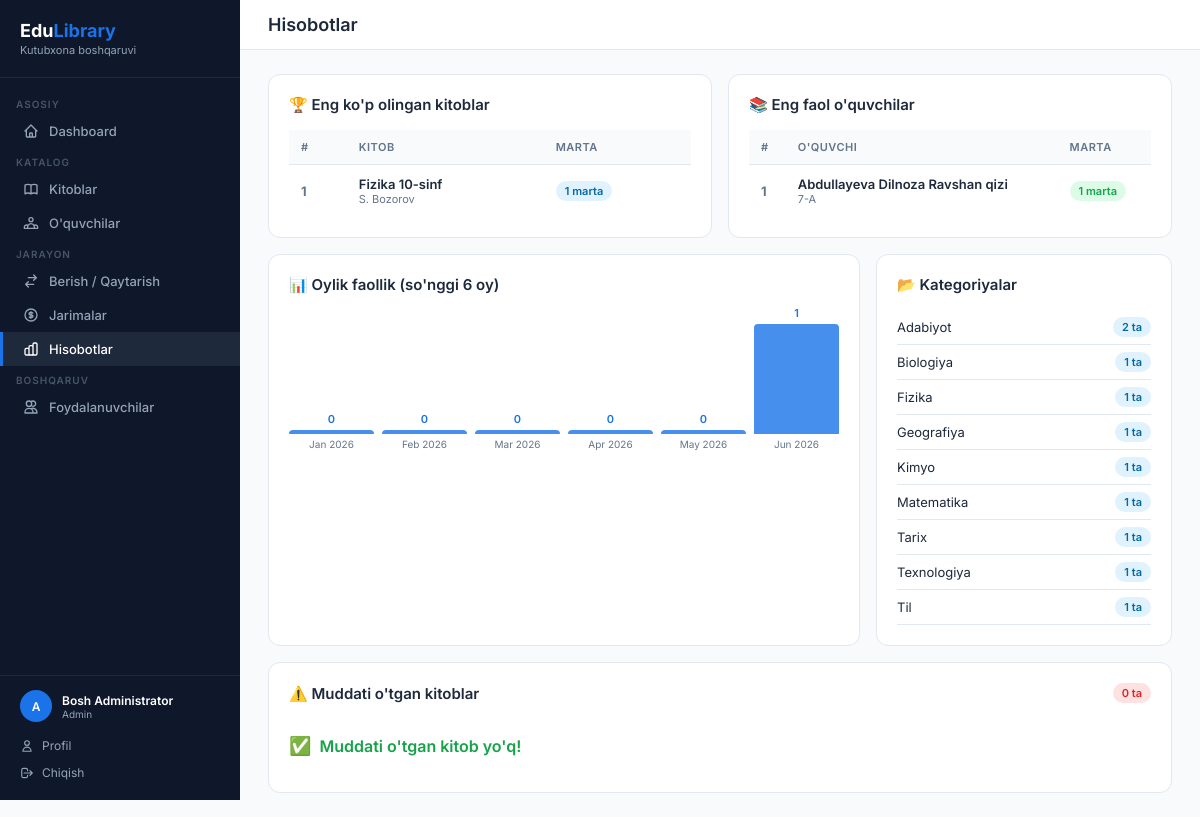
Screenshot of /reports (signed in) with the database file from the repository.
### app.py (models this page shows, shortened)
class User(UserMixin, db.Model):
    id = db.Column(db.Integer, primary_key=True)
    username = db.Column(db.String(80), unique=True, nullable=False)
    password_hash = db.Column(db.String(200), nullable=False)
    role = db.Column(db.String(20), default='librarian')  # admin / librarian
    full_name = db.Column(db.String(150))
    email = db.Column(db.String(120), unique=True)
    phone = db.Column(db.String(20))
    is_active = db.Column(db.Boolean, default=True)
    last_login = db.Column(db.DateTime)
    created_at = db.Column(db.DateTime, default=datetime.utcnow)
    @property
    def display_name(self):
        return self.full_name or self.username

class Book(db.Model):
    id = db.Column(db.Integer, primary_key=True)
    title = db.Column(db.String(200), nullable=False)
    author = db.Column(db.String(150), nullable=False)
    isbn = db.Column(db.String(30), unique=True)
    category = db.Column(db.String(80))
    total_copies = db.Column(db.Integer, default=1)
    available_copies = db.Column(db.Integer, default=1)
    description = db.Column(db.Text)
    publisher = db.Column(db.String(150))
    year = db.Column(db.Integer)
    language = db.Column(db.String(50), default="O'zbek")
    shelf_location = db.Column(db.String(50))
    created_at = db.Column(db.DateTime, default=datetime.utcnow)
    borrows = db.relationship('Borrow', backref='book', lazy=True)

class Student(db.Model):
    id = db.Column(db.Integer, primary_key=True)
    full_name = db.Column(db.String(150), nullable=False)
    student_id = db.Column(db.String(30), unique=True, nullable=False)
    grade = db.Column(db.String(20), nullable=False)
    gender = db.Column(db.String(10))           # erkak / ayol
    phone = db.Column(db.String(20))
    email = db.Column(db.String(120))
    date_of_birth = db.Column(db.Date)
    address = db.Column(db.String(250))
    parent_name = db.Column(db.String(150))
    parent_phone = db.Column(db.String(20))
    notes = db.Column(db.Text)
    created_at = db.Column(db.DateTime, default=datetime.utcnow)
    borrows = db.relationship('Borrow', backref='student', lazy=True, cascade='all, delete-orphan')

### app.py (the view)
@app.route('/reports')
@login_required
def reports():
    top_books = db.session.query(Book, db.func.count(Borrow.id).label('cnt'))\
        .join(Borrow).group_by(Book.id).order_by(db.text('cnt DESC')).limit(10).all()
    top_students = db.session.query(Student, db.func.count(Borrow.id).label('cnt'))\
        .join(Borrow).group_by(Student.id).order_by(db.text('cnt DESC')).limit(10).all()
    overdue_borrows = [b for b in Borrow.query.filter_by(status='borrowed').all() if b.is_overdue]
    monthly = []
    for i in range(5, -1, -1):
        d = date.today().replace(day=1) - timedelta(days=i * 30)
        cnt = Borrow.query.filter(
            db.func.strftime('%Y-%m', Borrow.borrow_date) == d.strftime('%Y-%m')
        ).count()
        monthly.append({'month': d.strftime('%b %Y'), 'count': cnt})
    cat_stats = db.session.query(Book.category, db.func.count(Book.id))\
        .group_by(Book.category).all()
    return render_template('reports.html',
        top_books=top_books,
        top_students=top_students,
        overdue_borrows=overdue_borrows,
        monthly=monthly,
        cat_stats=cat_stats,
    )

### app.py (called while the page is built)
@login_manager.user_loader
def load_user(user_id):
    return db.session.get(User, int(user_id))

    @property
    def is_overdue(self):
        return self.status == 'borrowed' and self.due_date < date.today()

### templates/reports.html (shortened to what this page needs)
{% extends 'base.html' %}
{% block page_title %}Hisobotlar{% endblock %}
{% block content %}
<div style="display:grid; grid-template-columns:1fr 1fr; gap:16px; margin-bottom:16px;">
  <div class="card">
    <div class="card-header"><h3>🏆 Eng ko'p olingan kitoblar</h3></div>
    <table>
      <thead><tr><th>#</th><th>Kitob</th><th>Marta</th></tr></thead>
      <tbody>
        {% for book, cnt in top_books %}
        <tr>
          <td style="color:var(--text-muted); font-weight:700;">{{ loop.index }}</td>
          <td>
            <a href="{{ url_for('book_detail', id=book.id) }}" style="color:var(--text); text-decoration:none; font-weight:600;">{{ book.title }}</a>
            <div style="font-size:11px; color:var(--text-muted);">{{ book.author }}</div>
          </td>
          <td><span class="badge badge-info">{{ cnt }} marta</span></td>
        </tr>
        {% else %}
        <tr><td colspan="3" style="text-align:center; color:var(--text-muted); padding:16px;">Ma'lumot yo'q</td></tr>
        {% endfor %}
      </tbody>
    </table>
  </div>
  <div class="card">
    <div class="card-header"><h3>📚 Eng faol o'quvchilar</h3></div>
    <table>
      <thead><tr><th>#</th><th>O'quvchi</th><th>Marta</th></tr></thead>
      <tbody>
        {% for student, cnt in top_students %}
        <tr>
          <td style="color:var(--text-muted); font-weight:700;">{{ loop.index }}</td>
          <td>
            <a href="{{ url_for('student_detail', id=student.id) }}" style="color:var(--text); text-decoration:none; font-weight:600;">{{ student.full_name }}</a>
            <div style="font-size:11px; color:var(--text-muted);">{{ student.grade }}</div>
          </td>
          <td><span class="badge badge-success">{{ cnt }} marta</span></td>
        </tr>
        {% else %}
        <tr><td colspan="3" style="text-align:center; color:var(--text-muted); padding:16px;">Ma'lumot yo'q</td></tr>
        {% endfor %}
      </tbody>
    </table>
  </div>
</div>
<div style="display:grid; grid-template-columns:2fr 1fr; gap:16px; margin-bottom:16px;">
  <div class="card">
    <div class="card-header"><h3>📊 Oylik faollik (so'nggi 6 oy)</h3></div>
    <div style="display:flex; align-items:flex-end; gap:8px; height:140px; padding-top:10px;">
      {% set max_cnt = monthly | map(attribute='count') | max %}
      {% for m in monthly %}
      {% set height = ((m.count / max_cnt * 110) | int) if max_cnt > 0 else 4 %}
      <div style="flex:1; display:flex; flex-direction:column; align-items:center; gap:4px;">
        <span style="font-size:11px; font-weight:600; color:var(--primary);">{{ m.count }}</span>
        <div style="width:100%; height:{{ height }}px; background:var(--primary); border-radius:4px 4px 0 0; min-height:4px; opacity:0.8;"></div>
        <span style="font-size:10px; color:var(--text-muted); text-align:center;">{{ m.month }}</span>
      </div>
      {% endfor %}
    </div>
  </div>
  <div class="card">
    <div class="card-header"><h3>📂 Kategoriyalar</h3></div>
    {% for cat, cnt in cat_stats %}
    <div style="display:flex; align-items:center; justify-content:space-between; padding:7px 0; border-bottom:1px solid var(--border);">
      <span style="font-size:13px;">{{ cat or 'Boshqa' }}</span>
      <span class="badge badge-info">{{ cnt }} ta</span>
    </div>
    {% endfor %}
  </div>
</div>
<div class="card">
  <div class="card-header">
    <h3>⚠️ Muddati o'tgan kitoblar</h3>
    <span class="badge badge-danger">{{ overdue_borrows|length }} ta</span>
  </div>
  {% if overdue_borrows %}
  <div class="table-wrap">
    <table>
      <thead>
        <tr><th>#</th><th>O'quvchi</th><th>Kitob</th><th>Berilgan</th><th>Muddat</th><th>Kechikish</th><th>Jarima</th><th>Amal</th></tr>
      </thead>
      <tbody>
        {% for b in overdue_borrows %}
        <tr style="background:#fff5f5;">
          <td style="color:var(--text-muted);">{{ loop.index }}</td>
          <td>
            <a href="{{ url_for('student_detail', id=b.student.id) }}" style="color:var(--text); font-weight:600; text-decoration:none;">{{ b.student.full_name }}</a>
            <div style="font-size:11px; color:var(--text-muted);">{{ b.student.grade }}</div>
          </td>
          <td><a href="{{ url_for('book_detail', id=b.book.id) }}" style="color:var(--text); text-decoration:none;">{{ b.book.title }}</a></td>
          <td style="font-size:12px; color:var(--text-muted);">{{ b.borrow_date }}</td>
          <td style="color:#dc2626; font-weight:700;">{{ b.due_date }}</td>
          <td><span class="badge badge-danger">{{ b.days_overdue }} kun</span></td>
          <td style="font-weight:600; color:#dc2626;">{{ '{:,.0f}'.format(b.fine_amount) }} so'm</td>
          <td>
            <form method="POST" action="{{ url_for('return_book', id=b.id) }}" style="display:inline;" onsubmit="return confirm('Kitob qaytarilsinmi?')">
              <button class="btn btn-success btn-sm" type="submit">Qaytarish</button>
            </form>
          </td>
        </tr>
        {% endfor %}
      </tbody>
    </table>
  </div>
  {% else %}
  <div style="padding:16px 0; color:#16a34a; font-weight:600; display:flex; align-items:center; gap:8px;">
    <span style="font-size:18px;">✅</span> Muddati o'tgan kitob yo'q!
  </div>
  {% endif %}
</div>
{% endblock %}

### templates/base.html (shortened to what this page needs)
<!DOCTYPE html>
<html lang="uz">
<head>
</head>
<body>
{% if current_user.is_authenticated %}
<aside class="sidebar">
  <div class="sidebar-logo">
    <h2>Edu<span>Library</span></h2>
    <p>Kutubxona boshqaruvi</p>
  </div>
  <nav>
    <div class="nav-section">Asosiy</div>
    <a href="{{ url_for('dashboard') }}" class="nav-item {% if request.endpoint == 'dashboard' %}active{% endif %}">
      <svg fill="none" viewBox="0 0 24 24" stroke="currentColor"><path stroke-linecap="round" stroke-linejoin="round" stroke-width="2" d="M3 12l2-2m0 0l7-7 7 7M5 10v10a1 1 0 001 1h3m10-11l2 2m-2-2v10a1 1 0 01-1 1h-3m-6 0a1 1 0 001-1v-4a1 1 0 011-1h2a1 1 0 011 1v4a1 1 0 001 1m-6 0h6"/></svg>
      Dashboard
    </a>
    <div class="nav-section">Katalog</div>
    <a href="{{ url_for('books') }}" class="nav-item {% if 'book' in request.endpoint %}active{% endif %}">
      Kitoblar
    </a>
    <a href="{{ url_for('students') }}" class="nav-item {% if 'student' in request.endpoint %}active{% endif %}">
      O'quvchilar
    </a>
    <div class="nav-section">Jarayon</div>
    <a href="{{ url_for('borrows') }}" class="nav-item {% if 'borrow' in request.endpoint %}active{% endif %}">
      <svg fill="none" viewBox="0 0 24 24" stroke="currentColor"><path stroke-linecap="round" stroke-linejoin="round" stroke-width="2" d="M8 7h12m0 0l-4-4m4 4l-4 4m0 6H4m0 0l4 4m-4-4l4-4"/></svg>
      Berish / Qaytarish
    </a>
    <a href="{{ url_for('fines') }}" class="nav-item {% if 'fine' in request.endpoint %}active{% endif %}">
      <svg fill="none" viewBox="0 0 24 24" stroke="currentColor"><path stroke-linecap="round" stroke-linejoin="round" stroke-width="2" d="M12 8c-1.657 0-3 .895-3 2s1.343 2 3 2 3 .895 3 2-1.343 2-3 2m0-8c1.11 0 2.08.402 2.599 1M12 8V7m0 1v8m0 0v1m0-1c-1.11 0-2.08-.402-2.599-1M21 12a9 9 0 11-18 0 9 9 0 0118 0z"/></svg>
      Jarimalar
    </a>
    <a href="{{ url_for('reports') }}" class="nav-item {% if request.endpoint == 'reports' %}active{% endif %}">
      Hisobotlar
    </a>
    {% if current_user.role == 'admin' %}
    <div class="nav-section">Boshqaruv</div>
    <a href="{{ url_for('users') }}" class="nav-item {% if 'user' in request.endpoint and request.endpoint != 'profile' %}active{% endif %}">
      <svg fill="none" viewBox="0 0 24 24" stroke="currentColor"><path stroke-linecap="round" stroke-linejoin="round" stroke-width="2" d="M12 4.354a4 4 0 110 5.292M15 21H3v-1a6 6 0 0112 0v1zm0 0h6v-1a6 6 0 00-9-5.197M13 7a4 4 0 11-8 0 4 4 0 018 0z"/></svg>
      Foydalanuvchilar
    </a>
    {% endif %}
  </nav>
  <div class="sidebar-footer">
    <div class="sidebar-user">
      <div class="avatar-sm">{{ current_user.username[0].upper() }}</div>
      <div class="info">
        <div class="name">{{ current_user.display_name }}</div>
        <div class="role">{{ 'Admin' if current_user.role == 'admin' else 'Kutubxonachi' }}</div>
      </div>
    </div>
    <a href="{{ url_for('profile') }}">
      <svg width="14" height="14" fill="none" viewBox="0 0 24 24" stroke="currentColor"><path stroke-linecap="round" stroke-linejoin="round" stroke-width="2" d="M16 7a4 4 0 11-8 0 4 4 0 018 0zM12 14a7 7 0 00-7 7h14a7 7 0 00-7-7z"/></svg>
      Profil
    </a>
    <a href="{{ url_for('logout') }}">
      <svg width="14" height="14" fill="none" viewBox="0 0 24 24" stroke="currentColor"><path stroke-linecap="round" stroke-linejoin="round" stroke-width="2" d="M17 16l4-4m0 0l-4-4m4 4H7m6 4v1a3 3 0 01-3 3H6a3 3 0 01-3-3V7a3 3 0 013-3h4a3 3 0 013 3v1"/></svg>
      Chiqish
    </a>
  </div>
</aside>
<div class="main">
  <div class="topbar">
    <h1>{% block page_title %}{% endblock %}</h1>
  </div>
  <div class="content">
    {% block content %}{% endblock %}
  </div>
</div>
{% else %}
{% block auth_content %}{% endblock %}
{% endif %}
</body>
</html>

### templates/base.html (style rules this page uses)
:root { --primary: #1a73e8; --primary-dark: #1557b0; --sidebar-bg: #0f172a; --sidebar-text: #94a3b8; --sidebar-active: #1a73e8; --success: #16a34a; --danger: #dc2626; --warning: #d97706; --info: #0891b2; --bg: #f8fafc; --card: #ffffff; --border: #e2e8f0; --text: #1e293b; --text-muted: #64748b; }
* { margin: 0; padding: 0; box-sizing: border-box; }
body { font-family: 'Inter', sans-serif; background: var(--bg); color: var(--text); display: flex; min-height: 100vh; }
.sidebar { width: 240px; background: var(--sidebar-bg); min-height: 100vh; position: fixed; top: 0; left: 0; z-index: 100; display: flex; flex-direction: column; overflow-y: auto; }
.sidebar-logo { padding: 20px; border-bottom: 1px solid #1e293b; }
.sidebar-logo h2 { color: #fff; font-size: 18px; font-weight: 700; }
.sidebar-logo span { color: var(--primary); }
.sidebar-logo p { color: var(--sidebar-text); font-size: 11px; margin-top: 2px; }
.sidebar nav { flex: 1; padding: 12px 0; }
.nav-section { padding: 8px 16px 4px; font-size: 10px; font-weight: 600; color: #475569; letter-spacing: 1px; text-transform: uppercase; }
.nav-item { display: flex; align-items: center; gap: 10px; padding: 9px 20px; color: var(--sidebar-text); text-decoration: none; font-size: 13px; font-weight: 500; transition: all .2s; border-left: 3px solid transparent; }
.nav-item.active { color: #fff; background: #1e293b; border-left-color: var(--primary); }
.nav-item svg { width: 16px; height: 16px; flex-shrink: 0; }
.sidebar-footer { padding: 14px 20px; border-top: 1px solid #1e293b; }
.sidebar-user { display: flex; align-items: center; gap: 10px; margin-bottom: 10px; }
.sidebar-user .avatar-sm { width: 32px; height: 32px; border-radius: 50%; background: var(--primary); color: #fff; display: flex; align-items: center; justify-content: center; font-size: 12px; font-weight: 600; flex-shrink: 0; }
.sidebar-user .info { flex: 1; min-width: 0; }
.sidebar-user .info .name { color: #fff; font-size: 12px; font-weight: 600; white-space: nowrap; overflow: hidden; text-overflow: ellipsis; }
.sidebar-user .info .role { color: var(--sidebar-text); font-size: 10px; }
.sidebar-footer a { display: flex; align-items: center; gap: 8px; color: var(--sidebar-text); text-decoration: none; font-size: 12px; padding: 6px 0; }
.main { margin-left: 240px; flex: 1; display: flex; flex-direction: column; min-height: 100vh; }
.topbar { background: var(--card); border-bottom: 1px solid var(--border); padding: 14px 28px; display: flex; align-items: center; justify-content: space-between; }
.topbar h1 { font-size: 18px; font-weight: 600; }
.content { padding: 24px 28px; flex: 1; }
.card { background: var(--card); border: 1px solid var(--border); border-radius: 12px; padding: 20px; }
.card-header { display: flex; align-items: center; justify-content: space-between; margin-bottom: 16px; }
.card-header h3 { font-size: 15px; font-weight: 600; }
table { width: 100%; border-collapse: collapse; font-size: 13px; }
thead th { background: var(--bg); padding: 10px 12px; text-align: left; font-size: 11px; font-weight: 600; color: var(--text-muted); text-transform: uppercase; letter-spacing: .5px; border-bottom: 1px solid var(--border); }
tbody td { padding: 11px 12px; border-bottom: 1px solid var(--border); vertical-align: middle; }
tbody tr:last-child td { border-bottom: none; }
.badge { display: inline-block; padding: 3px 9px; border-radius: 20px; font-size: 11px; font-weight: 600; }
.badge-success { background: #dcfce7; color: #16a34a; }
.badge-danger { background: #fee2e2; color: #dc2626; }
.badge-info { background: #e0f2fe; color: #0369a1; }

### rows the page displays
User: username "A", display_name "Bosh Administrator", role "Admin", is_active True (drawn)
Book: title "Fizika 10-sinf", author "S. Bozorov", cnt "1"
Student: full_name "Abdullayeva Dilnoza Ravshan qizi", grade "7-A", cnt "1"
Book: category "Biologiya", cnt "1"
Book: category "Geografiya", cnt "1"
Book: category "Kimyo", cnt "1"
Book: category "Matematika", cnt "1"
Book: category "Tarix", cnt "1"
Book: category "Texnologiya", cnt "1"
Book: category "Til", cnt "1"

### other values shown
{{ m.count }} "0" "0" "0" "0" "0" "1"
{{ m.month }} "Jan 2026" "Feb 2026" "Mar 2026" "Apr 2026" "May 2026" "Jun 2026"
{{ cat or 'Boshqa' }} "Adabiyot" "Fizika"
{{ cnt }} "2" "1"
{{ overdue_borrows|length }} "0"
